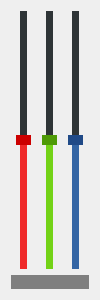
<?xml version="1.0" encoding="UTF-8"?>
<ui version="4.0">
 <class>ColorWidget</class>
 <widget class="QFrame" name="ColorWidget">
  <property name="geometry">
   <rect>
    <x>0</x>
    <y>0</y>
    <width>100</width>
    <height>300</height>
   </rect>
  </property>
  <property name="minimumSize">
   <size>
    <width>100</width>
    <height>0</height>
   </size>
  </property>
  <property name="windowTitle">
   <string>Form</string>
  </property>
  <layout class="QVBoxLayout" name="verticalLayout">
   <item>
    <layout class="QHBoxLayout" name="slidersLayout">
     <item>
      <widget class="QSlider" name="rSlider">
       <property name="focusPolicy">
        <enum>Qt::NoFocus</enum>
       </property>
       <property name="styleSheet">
        <string notr="true"> QSlider::groove:vertical {
     background: #cc0000;
     position: absolute; /* absolutely position 4px from the left and right of the widget. setting margins on the widget should work too... */
     left: 4px; right: 4px;
 }

 QSlider::handle:vertical {
     height: 10px;
     background: #cc0000;
     margin: 0 -4px; /* expand outside the groove */
 }

 QSlider::add-page:vertical {
     background: #ef2929;
 }

 QSlider::sub-page:vertical {
     background: #2e3436;
 }</string>
       </property>
       <property name="maximum">
        <number>255</number>
       </property>
       <property name="value">
        <number>127</number>
       </property>
       <property name="orientation">
        <enum>Qt::Vertical</enum>
       </property>
      </widget>
     </item>
     <item>
      <widget class="QSlider" name="gSlider">
       <property name="focusPolicy">
        <enum>Qt::NoFocus</enum>
       </property>
       <property name="styleSheet">
        <string notr="true"> QSlider::groove:vertical {
     background: #4e9a06;
     position: absolute; /* absolutely position 4px from the left and right of the widget. setting margins on the widget should work too... */
     left: 4px; right: 4px;
 }

 QSlider::handle:vertical {
     height: 10px;
     background: #4e9a06;
     margin: 0 -4px; /* expand outside the groove */
 }

 QSlider::add-page:vertical {
     background: #73d216;
 }

 QSlider::sub-page:vertical {
     background: #2e3436;
 }</string>
       </property>
       <property name="maximum">
        <number>255</number>
       </property>
       <property name="value">
        <number>127</number>
       </property>
       <property name="orientation">
        <enum>Qt::Vertical</enum>
       </property>
      </widget>
     </item>
     <item>
      <widget class="QSlider" name="bSlider">
       <property name="focusPolicy">
        <enum>Qt::NoFocus</enum>
       </property>
       <property name="styleSheet">
        <string notr="true"> QSlider::groove:vertical {
     background: #204a87;
     position: absolute; /* absolutely position 4px from the left and right of the widget. setting margins on the widget should work too... */
     left: 4px; right: 4px;
 }

 QSlider::handle:vertical {
     height: 10px;
     background: #204a87;
     margin: 0 -4px; /* expand outside the groove */
 }

 QSlider::add-page:vertical {
     background: #3465a4;
 }

 QSlider::sub-page:vertical {
     background: #2e3436;
 }</string>
       </property>
       <property name="maximum">
        <number>255</number>
       </property>
       <property name="value">
        <number>127</number>
       </property>
       <property name="orientation">
        <enum>Qt::Vertical</enum>
       </property>
      </widget>
     </item>
    </layout>
   </item>
   <item>
    <widget class="QPushButton" name="button">
     <property name="focusPolicy">
      <enum>Qt::NoFocus</enum>
     </property>
     <property name="styleSheet">
      <string notr="true">background: #7f7f7f; border: 0;</string>
     </property>
     <property name="text">
      <string/>
     </property>
    </widget>
   </item>
  </layout>
 </widget>
 <resources/>
 <connections/>
</ui>
